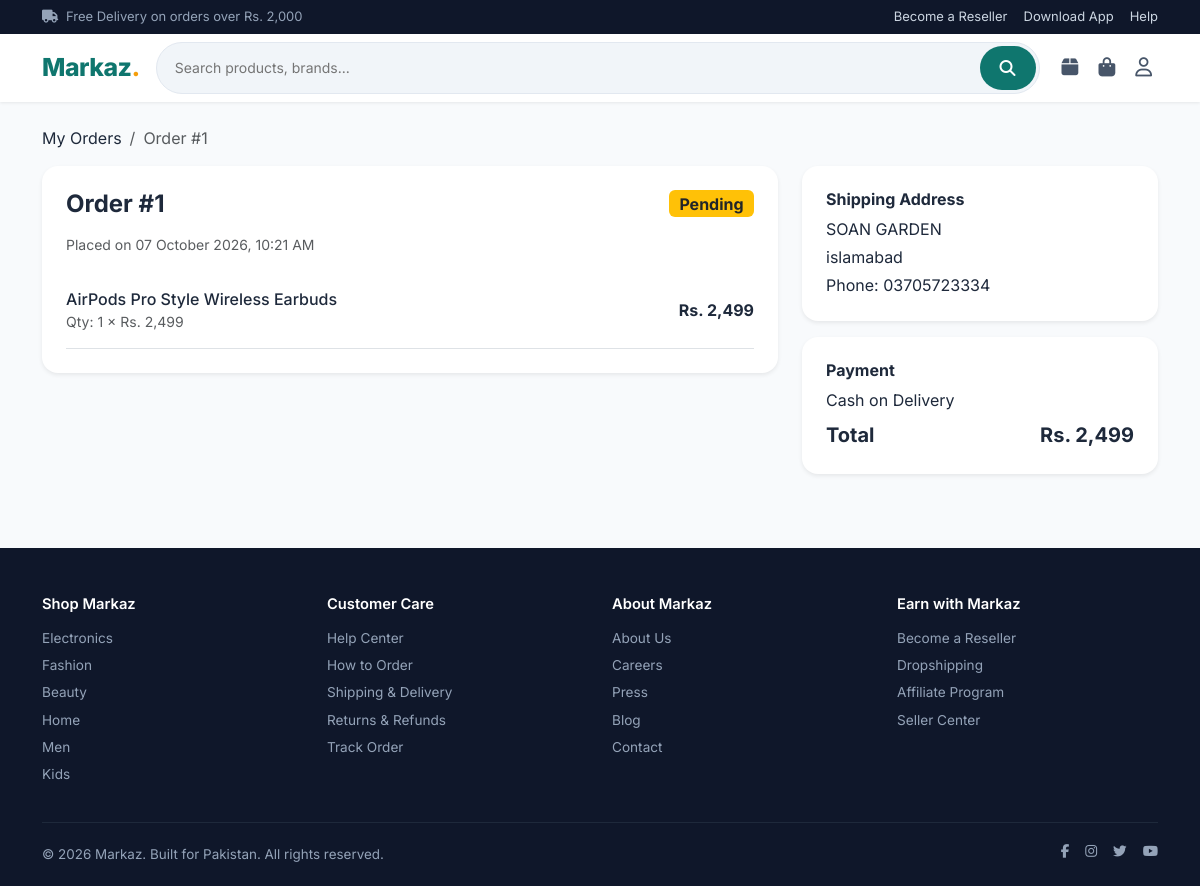
Screenshot of /order/1 (signed in) with the database file from the repository.
### models.py (models this page shows, shortened)
class Order(db.Model):
    id = db.Column(db.Integer, primary_key=True)
    user_id = db.Column(db.Integer, db.ForeignKey("user.id"), nullable=False)
    total = db.Column(db.Integer, nullable=False)
    status = db.Column(db.String(30), default="Pending")   # Pending, Confirmed, Shipped, Delivered, Cancelled
    payment_method = db.Column(db.String(30), default="Cash on Delivery")
    shipping_address = db.Column(db.Text, nullable=False)
    phone = db.Column(db.String(20), nullable=False)
    city = db.Column(db.String(50))
    notes = db.Column(db.Text)
    created_at = db.Column(db.DateTime, default=datetime.utcnow)
    items = db.relationship("OrderItem", backref="order", lazy=True, cascade="all, delete-orphan")

class OrderItem(db.Model):
    id = db.Column(db.Integer, primary_key=True)
    order_id = db.Column(db.Integer, db.ForeignKey("order.id"), nullable=False)
    product_id = db.Column(db.Integer, db.ForeignKey("product.id"), nullable=False)
    product_name = db.Column(db.String(200), nullable=False)
    price = db.Column(db.Integer, nullable=False)
    quantity = db.Column(db.Integer, default=1)
    product = db.relationship("Product")
    def subtotal(self):
        return self.price * self.quantity

class Category(db.Model):
    id = db.Column(db.Integer, primary_key=True)
    name = db.Column(db.String(80), unique=True, nullable=False)
    icon = db.Column(db.String(10), default="📦")
    color = db.Column(db.String(20), default="#3B82F6")
    products = db.relationship("Product", backref="category", lazy=True)

### app.py (the view)
@app.route("/order/<int:order_id>")
@login_required
def order_detail(order_id):
    order = Order.query.get_or_404(order_id)
    if order.user_id != current_user.id and not current_user.is_admin:
        abort(403)
    return render_template("order_detail.html", order=order)

### app.py (called while the page is built)
@login_manager.user_loader
def load_user(user_id):
    return User.query.get(int(user_id))

def get_cart_count():
    if current_user.is_authenticated:
        return sum(item.quantity for item in current_user.cart_items)
    return 0

@app.context_processor
def inject_globals():
    return {
        "cart_count": get_cart_count(),
        "categories": Category.query.all(),
        "year": datetime.now().year,
    }

### templates/order_detail.html (shortened to what this page needs)
{% extends "base.html" %}
{% block content %}
<div class="container py-4">
    <nav aria-label="breadcrumb" class="mb-3">
        <ol class="breadcrumb">
            <li class="breadcrumb-item"><a href="{{ url_for('my_orders') }}">My Orders</a></li>
            <li class="breadcrumb-item active">Order #{{ order.id }}</li>
        </ol>
    </nav>
    <div class="row g-4">
        <div class="col-lg-8">
            <div class="bg-white rounded-4 p-4 shadow-sm mb-3">
                <div class="d-flex justify-content-between align-items-center mb-3">
                    <h4 class="fw-bold mb-0">Order #{{ order.id }}</h4>
                    <span class="badge fs-6
                        {% if order.status == 'Pending' %}bg-warning text-dark
                        {% elif order.status == 'Confirmed' %}bg-info
                        {% elif order.status == 'Shipped' %}bg-primary
                        {% elif order.status == 'Delivered' %}bg-success
                        {% else %}bg-secondary{% endif %}">{{ order.status }}</span>
                </div>
                <p class="text-muted small mb-3">Placed on {{ order.created_at.strftime('%d %B %Y, %I:%M %p') }}</p>
                {% for item in order.items %}
                <div class="d-flex align-items-center gap-3 border-bottom py-3">
                    <div class="flex-grow-1">
                        <div class="fw-medium">{{ item.product_name }}</div>
                        <div class="text-muted small">Qty: {{ item.quantity }} × Rs. {{ "{:,}".format(item.price) }}</div>
                    </div>
                    <div class="fw-bold">Rs. {{ "{:,}".format(item.subtotal()) }}</div>
                </div>
                {% endfor %}
            </div>
        </div>
        <div class="col-lg-4">
            <div class="bg-white rounded-4 p-4 shadow-sm mb-3">
                <h6 class="fw-bold">Shipping Address</h6>
                <p class="mb-1">{{ order.shipping_address }}</p>
                <p class="mb-1">{{ order.city or '' }}</p>
                <p class="mb-0">Phone: {{ order.phone }}</p>
            </div>
            <div class="bg-white rounded-4 p-4 shadow-sm">
                <h6 class="fw-bold">Payment</h6>
                <p class="mb-2">{{ order.payment_method }}</p>
                <div class="d-flex justify-content-between fw-bold fs-5">
                    <span>Total</span>
                    <span>Rs. {{ "{:,}".format(order.total) }}</span>
                </div>
            </div>
        </div>
    </div>
</div>
{% endblock %}

### templates/base.html (shortened to what this page needs)
<!DOCTYPE html>
<html lang="en">
<head>
    <link href="https://cdn.jsdelivr.net/npm/bootstrap@5.3.3/dist/css/bootstrap.min.css" rel="stylesheet">
    <link href="https://cdnjs.cloudflare.com/ajax/libs/font-awesome/6.5.1/css/all.min.css" rel="stylesheet">
</head>
<body>
    <div class="top-bar">
        <div class="container d-flex justify-content-between align-items-center">
            <div><i class="fas fa-truck me-1"></i> Free Delivery on orders over Rs. 2,000</div>
            <div class="d-none d-md-flex gap-3">
                <a href="#">Become a Reseller</a>
                <a href="#">Download App</a>
                <a href="#">Help</a>
            </div>
        </div>
    </div>
    <nav class="navbar-main py-2">
        <div class="container">
            <div class="d-flex align-items-center gap-3">
                <a href="{{ url_for('home') }}" class="logo">Markaz<span>.</span></a>
                <form action="{{ url_for('search') }}" method="get" class="search-box flex-grow-1 d-none d-md-flex">
                    <input type="text" name="q" placeholder="Search products, brands..." value="{{ request.args.get('q', '') }}">
                    <button type="submit"><i class="fas fa-search"></i></button>
                </form>
                <div class="d-flex align-items-center gap-2 ms-auto">
                    {% if current_user.is_authenticated %}
                        <a href="{{ url_for('my_orders') }}" class="nav-icon" title="My Orders"><i class="fas fa-box"></i></a>
                        <a href="{{ url_for('cart') }}" class="nav-icon" title="Cart">
                            <i class="fas fa-shopping-bag"></i>
                        </a>
                        <div class="dropdown">
                            <a class="nav-icon" href="#" data-bs-toggle="dropdown"><i class="far fa-user"></i></a>
                        </div>
                    {% else %}
                        <a href="{{ url_for('login') }}" class="nav-icon" title="Login"><i class="far fa-user"></i></a>
                        <a href="{{ url_for('cart') }}" class="nav-icon" title="Cart"><i class="fas fa-shopping-bag"></i></a>
                    {% endif %}
                </div>
            </div>
        </div>
    </nav>
    {% block content %}{% endblock %}
    <footer>
        <div class="container">
            <div class="row g-4">
                <div class="col-6 col-md-3">
                    <h6>Shop Markaz</h6>
                    {% for c in categories[:6] %}
                    <a href="{{ url_for('category_page', category_id=c.id) }}">{{ c.name }}</a>
                    {% endfor %}
                </div>
                <div class="col-6 col-md-3">
                    <h6>Customer Care</h6>
                    <a href="#">Help Center</a>
                    <a href="#">How to Order</a>
                    <a href="#">Shipping & Delivery</a>
                    <a href="#">Returns & Refunds</a>
                    <a href="#">Track Order</a>
                </div>
                <div class="col-6 col-md-3">
                    <h6>About Markaz</h6>
                    <a href="#">About Us</a>
                    <a href="#">Careers</a>
                    <a href="#">Press</a>
                    <a href="#">Blog</a>
                    <a href="#">Contact</a>
                </div>
                <div class="col-6 col-md-3">
                    <h6>Earn with Markaz</h6>
                    <a href="#">Become a Reseller</a>
                    <a href="#">Dropshipping</a>
                    <a href="#">Affiliate Program</a>
                    <a href="#">Seller Center</a>
                </div>
            </div>
            <div class="footer-bottom d-flex flex-column flex-md-row justify-content-between align-items-center gap-2">
                <div>© {{ year }} Markaz. Built for Pakistan. All rights reserved.</div>
                <div class="d-flex gap-3">
                    <a href="#"><i class="fab fa-facebook-f"></i></a>
                    <a href="#"><i class="fab fa-instagram"></i></a>
                    <a href="#"><i class="fab fa-twitter"></i></a>
                    <a href="#"><i class="fab fa-youtube"></i></a>
                </div>
            </div>
        </div>
    </footer>
</body>
</html>

### templates/base.html (style rules this page uses)
:root { --primary: #0F766E; --primary-dark: #0D5C56; --accent: #F59E0B; --bg: #F8FAFC; --card-shadow: 0 1px 3px rgba(0,0,0,.08); --card-hover: 0 12px 28px -8px rgba(0,0,0,.15); }
* { box-sizing: border-box; }
body { font-family: 'Inter', system-ui, sans-serif; background: var(--bg); color: #1E293B; margin: 0; }
a { text-decoration: none; color: inherit; }
.top-bar { background: #0F172A; color: #94A3B8; font-size: 13px; padding: 7px 0; }
.top-bar a { color: #CBD5E1; }
.navbar-main { background: #fff; box-shadow: var(--card-shadow); position: sticky; top: 0; z-index: 1000; }
.logo { font-weight: 800; font-size: 1.55rem; color: var(--primary); letter-spacing: -0.5px; }
.logo span { color: var(--accent); }
.search-box { background: #F1F5F9; border-radius: 50px; border: 1px solid #E2E8F0; overflow: hidden; display: flex; }
.search-box input { border: none; background: transparent; padding: 10px 18px; outline: none; flex: 1; font-size: 14px; }
.search-box button { background: var(--primary); color: #fff; border: none; padding: 10px 20px; border-radius: 50px; margin: 3px; cursor: pointer; }
.nav-icon { font-size: 1.2rem; color: #475569; position: relative; padding: 6px; }
footer { background: #0F172A; color: #94A3B8; padding-top: 48px; margin-top: 50px; }
footer h6 { color: #fff; font-weight: 600; margin-bottom: 14px; font-size: .92rem; }
footer a { color: #94A3B8; font-size: .85rem; display: block; margin-bottom: 7px; }
.footer-bottom { border-top: 1px solid #1E293B; padding: 18px 0; margin-top: 30px; font-size: .84rem; }

### rows the page displays
Order: id "1", status "Pending", created_at "07 October 2026, 10:21 AM", shipping_address "SOAN GARDEN", city "islamabad", phone "03705723334", payment_method "Cash on Delivery", total "2,499"
OrderItem: product_name "AirPods Pro Style Wireless Earbuds", quantity "1", price "2,499", subtotal "2,499"
Category: name "Electronics"
Category: name "Fashion"
Category: name "Beauty"
Category: name "Home"
Category: name "Men"
Category: name "Kids"
